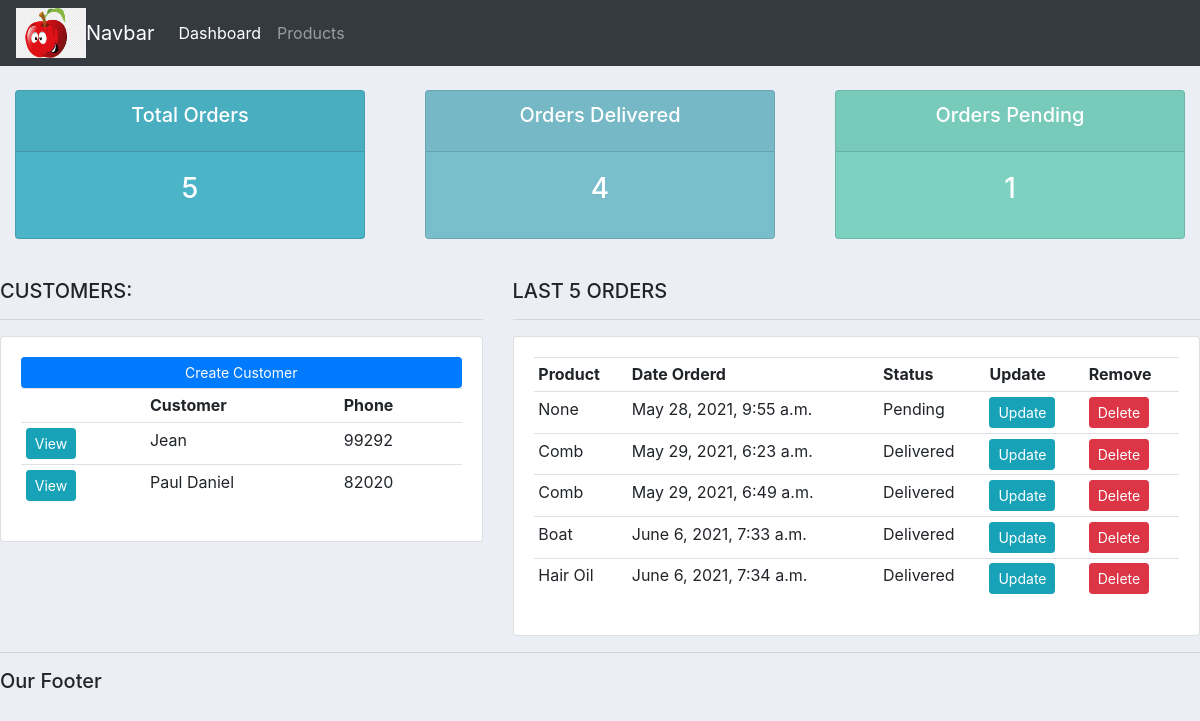
The app's page /, older data.
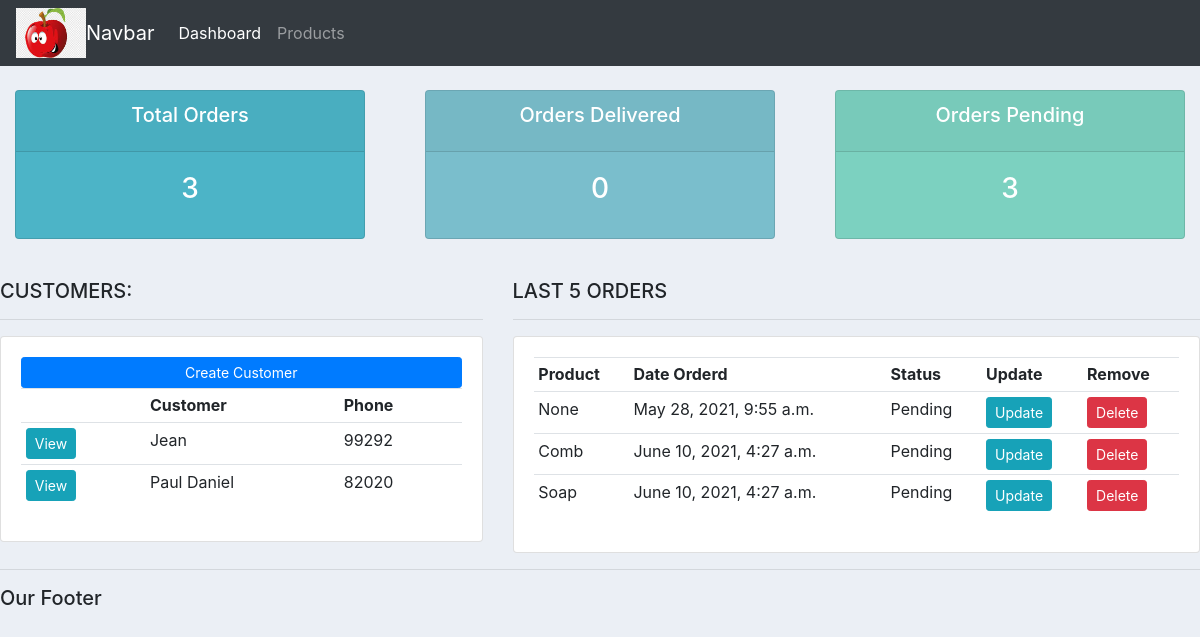
The same page, newer data.
### accounts/models.py (models this page shows, shortened)
class Customer(models.Model):
	name = models.CharField(max_length=200, null=True)
	phone = models.CharField(max_length=200,null=True)
	email = models.CharField(max_length=200,null=True)
	date_created = models.DateTimeField(auto_now_add=True,null=True)

class Order(models.Model):
	STATUS = (
		('Pending', 'Pending'),
		('Out For Delivery', 'Out For Delivery'),
		('Delivered', 'Delivered'),
		)
	customer = models.ForeignKey(Customer,null=True,on_delete=models.SET_NULL)
	product = models.ForeignKey(Product,null=True,on_delete=models.SET_NULL)
	date_created = models.DateTimeField(auto_now_add=True,null=True)
	status = models.CharField(max_length=200,null=True,choices=STATUS)
	note = models.CharField(max_length=1000,null=True)

class Product(models.Model):
	CATEGORY = (
		('Indoor', 'Indoor'),
		('Out Door', 'Out Door'),
		)
	name= models.CharField(max_length=200,null=True)
	price= models.FloatField(null=True)
	category= models.CharField(max_length=200,null=True,choices=CATEGORY)
	description= models.CharField(max_length=200,null=True,blank=True)
	date_created= models.DateTimeField(auto_now_add=True,null=True)
	tags = models.ManyToManyField(Tag)
	def __str__(self):
		return self.name

### accounts/views.py (the view)
# urls.py: path('', views.home, name="home"),
def home(request):
	orders = Order.objects.all()
	customers = Customer.objects.all()
	total_customers = customers.count()
	total_orders = orders.count()
	delivered = orders.filter(status='Delivered').count()
	pending = orders.filter(status='Pending').count()
	context = {'orders': orders, 'customers': customers, 'total_orders': total_orders, 'delivered': delivered, 'pending': pending}
	return render(request, 'accounts/dashboard.html', context)

### accounts/templates/accounts/dashboard.html
{% extends 'accounts/main.html' %}
{% block content %}
{%  include 'accounts/status.html' %}
<br>
<div class="row">
	<div class="col-md-5">
		<h5>CUSTOMERS:</h5>
		<hr>
		<div class="card card-body">
			<a class="btn btn-primary  btn-sm btn-block" href="">Create Customer</a>
			<table class="table table-sm">
				<tr>
					<th></th>
					<th>Customer</th>
					<th>Phone</th>
				</tr>
				{% for customer in customers %}
					<tr>
						<td><a class="btn btn-sm  btn-info" href="{% url 'customer' customer.id %}">View</a></td>
						<td>{{customer.name}}</td>
						<td>{{customer.phone}}</td>
					</tr>
				{% endfor %}
			</table>
		</div>
	</div>
	<div class="col-md-7">
		<h5>LAST 5 ORDERS</h5>
		<hr>
		<div class="card card-body">
			<table class="table table-sm">
				<tr>
					<th>Product</th>
					<th>Date Orderd</th>
					<th>Status</th>
					<th>Update</th>
					<th>Remove</th>
				</tr>
				{% for order in orders %}
					<tr>
						<td>{{order.product}}</td>
						<td>{{order.date_created}}</td>
						<td>{{order.status}}</td>
						<td><a class="btn btn-sm  btn-info" href="{% url 'update_order' order.id %}">Update</td>
						<td><a class="btn btn-sm  btn-danger" href="{% url 'delete_order' order.id %}">Delete</td>
					</tr>
				{% endfor %}
			</table>
		</div>
	</div>
</div>
{% endblock %}

### accounts/templates/accounts/main.html (shortened to what this page needs)
{% load static %}
<!DOCTYPE html>
<html>
<head>
	<link rel="stylesheet" href="https://stackpath.bootstrapcdn.com/bootstrap/4.3.1/css/bootstrap.min.css">
	<link rel="stylesheet" type="text/css" href="{% static '/css/main.css' %}">
</head>
<body>
	{% include 'accounts/navbar.html' %}
	{% block content %}
	{% endblock %}
	<hr>
	<h5>Our Footer</h5>
</body>
</html>

### accounts/templates/accounts/navbar.html (shortened to what this page needs)
{% load static %}
<nav class="navbar navbar-expand-lg navbar-dark bg-dark">
  <img width="70" height="50" src="{% static 'images/download.jpg' %}">
  <a class="navbar-brand" href="#">Navbar</a>
  <div class="collapse navbar-collapse" id="navbarNav">
    <ul class="navbar-nav">
      <li class="nav-item active">
        <a class="nav-link" href="{% url 'home' %}">Dashboard <span class="sr-only">(current)</span></a>
      </li>
      <li class="nav-item">
        <a class="nav-link" href="{% url 'products' %}">Products</a>
      </li>
    </ul>
  </div>
</nav>

### accounts/templates/accounts/status.html
<br>
<div class="row">
	<div class="col">
		<div class="col-md">
			<div class="card text-center text-white  mb-3" id="total-orders">
			  	<div class="card-header">
			  		<h5 class="card-title">Total Orders</h5>
			  	</div>
			  	<div class="card-body">
			    	<h3 class="card-title">{{total_orders}}</h3>
			  	</div>
			</div>
		</div>
	</div>
	<div class="col">
		<div class="col-md">
			<div class="card text-center text-white  mb-3" id="orders-delivered">
			  	<div class="card-header">
			  		<h5 class="card-title">Orders Delivered</h5>
			  	</div>
			  	<div class="card-body">
			    	<h3 class="card-title">{{delivered}}</h3>
			  	</div>
			</div>
		</div>
	</div>
	<div class="col">
		<div class="col-md">
			<div class="card text-center text-white  mb-3" id="orders-pending">
			  	<div class="card-header">
			  		<h5 class="card-title">Orders Pending</h5>
			  	</div>
			  	<div class="card-body">
			    	<h3 class="card-title">{{pending}}</h3>
			  	</div>
			</div>
		</div>
	</div>
</div>

### static/css/main.css (style rules this page uses)
body { background-color: #ebeff5; }
#total-orders { background-color: #4cb4c7; }
#orders-delivered { background-color: #7abecc; }
#orders-pending { background-color: #7CD1C0; }

Row changes from the older to the newer data that the page shows:
removed Order: product "Comb", date_created "May 29, 2021, 6:23 a.m.", status "Delivered"
removed Order: product "Comb", date_created "May 29, 2021, 6:49 a.m.", status "Delivered"
removed Order: product "Boat", date_created "June 6, 2021, 7:33 a.m.", status "Delivered"
removed Order: product "Hair Oil", date_created "June 6, 2021, 7:34 a.m.", status "Delivered"
added Order: product "Comb", date_created "June 10, 2021, 4:27 a.m.", status "Pending"
added Order: product "Soap", date_created "June 10, 2021, 4:27 a.m.", status "Pending"
Text that changed along with them:
{{ total_orders }}: "5" → "3"
{{ delivered }}: "4" → "0"
{{ pending }}: "1" → "3"
